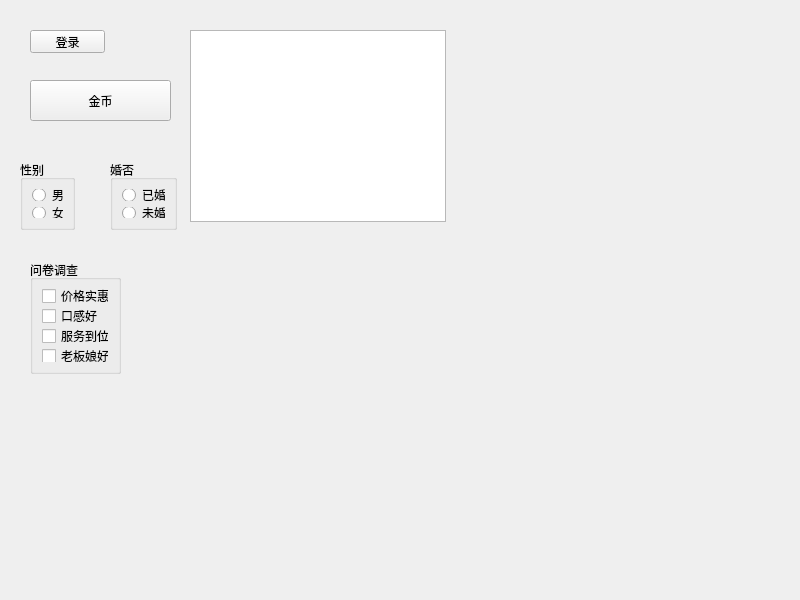
<?xml version="1.0" encoding="UTF-8"?>
<ui version="4.0">
 <class>MainWindow</class>
 <widget class="QMainWindow" name="MainWindow">
  <property name="geometry">
   <rect>
    <x>0</x>
    <y>0</y>
    <width>800</width>
    <height>600</height>
   </rect>
  </property>
  <property name="windowTitle">
   <string>MainWindow</string>
  </property>
  <widget class="QWidget" name="centralwidget">
   <widget class="QPushButton" name="pushButton">
    <property name="geometry">
     <rect>
      <x>30</x>
      <y>30</y>
      <width>75</width>
      <height>23</height>
     </rect>
    </property>
    <property name="text">
     <string>登录</string>
    </property>
   </widget>
   <widget class="QToolButton" name="toolButton">
    <property name="geometry">
     <rect>
      <x>30</x>
      <y>80</y>
      <width>141</width>
      <height>41</height>
     </rect>
    </property>
    <property name="layoutDirection">
     <enum>Qt::LeftToRight</enum>
    </property>
    <property name="autoFillBackground">
     <bool>false</bool>
    </property>
    <property name="text">
     <string>金币</string>
    </property>
    <property name="icon">
     <iconset resource="res.qrc">
      <normaloff>:/img/Coin0001.png</normaloff>:/img/Coin0001.png</iconset>
    </property>
    <property name="iconSize">
     <size>
      <width>32</width>
      <height>32</height>
     </size>
    </property>
    <property name="popupMode">
     <enum>QToolButton::DelayedPopup</enum>
    </property>
    <property name="toolButtonStyle">
     <enum>Qt::ToolButtonTextBesideIcon</enum>
    </property>
    <property name="autoRaise">
     <bool>false</bool>
    </property>
   </widget>
   <widget class="QGroupBox" name="groupBox">
    <property name="geometry">
     <rect>
      <x>20</x>
      <y>160</y>
      <width>55</width>
      <height>70</height>
     </rect>
    </property>
    <property name="title">
     <string>性别</string>
    </property>
    <layout class="QVBoxLayout" name="verticalLayout">
     <item>
      <widget class="QRadioButton" name="radioSexMan">
       <property name="text">
        <string>男</string>
       </property>
      </widget>
     </item>
     <item>
      <widget class="QRadioButton" name="radioSexWoman">
       <property name="text">
        <string>女</string>
       </property>
      </widget>
     </item>
    </layout>
   </widget>
   <widget class="QGroupBox" name="groupBox_2">
    <property name="geometry">
     <rect>
      <x>110</x>
      <y>160</y>
      <width>67</width>
      <height>70</height>
     </rect>
    </property>
    <property name="title">
     <string>婚否</string>
    </property>
    <layout class="QVBoxLayout" name="verticalLayout_2">
     <item>
      <widget class="QRadioButton" name="radioButton_3">
       <property name="text">
        <string>已婚</string>
       </property>
      </widget>
     </item>
     <item>
      <widget class="QRadioButton" name="radioButton_4">
       <property name="text">
        <string>未婚</string>
       </property>
      </widget>
     </item>
    </layout>
   </widget>
   <widget class="QGroupBox" name="groupBox_3">
    <property name="geometry">
     <rect>
      <x>30</x>
      <y>260</y>
      <width>91</width>
      <height>114</height>
     </rect>
    </property>
    <property name="title">
     <string>问卷调查</string>
    </property>
    <layout class="QVBoxLayout" name="verticalLayout_3">
     <item>
      <widget class="QCheckBox" name="checkBox">
       <property name="text">
        <string>价格实惠</string>
       </property>
      </widget>
     </item>
     <item>
      <widget class="QCheckBox" name="checkBox_2">
       <property name="text">
        <string>口感好</string>
       </property>
      </widget>
     </item>
     <item>
      <widget class="QCheckBox" name="checkBox_3">
       <property name="text">
        <string>服务到位</string>
       </property>
      </widget>
     </item>
     <item>
      <widget class="QCheckBox" name="cBox4">
       <property name="text">
        <string>老板娘好</string>
       </property>
       <property name="tristate">
        <bool>true</bool>
       </property>
      </widget>
     </item>
    </layout>
   </widget>
   <widget class="QListWidget" name="listWidget">
    <property name="geometry">
     <rect>
      <x>190</x>
      <y>30</y>
      <width>256</width>
      <height>192</height>
     </rect>
    </property>
   </widget>
  </widget>
 </widget>
 <resources>
  <include location="res.qrc"/>
 </resources>
 <connections/>
</ui>
